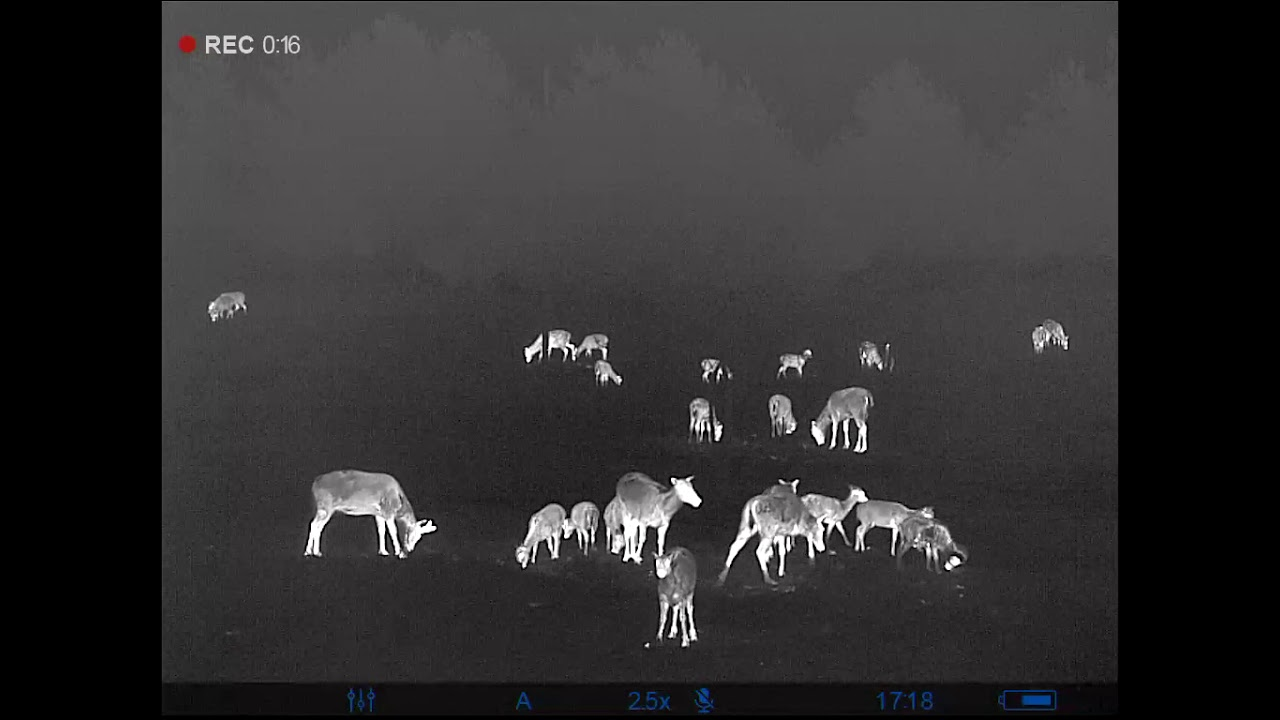
#> input picture thermal_images/whitehotthermal.jpg, 1280 x 720 px, given in place of WhiteHotThermal.mov, which was not available
$ python thermal_video_analysis_v3.py
#> lines starting #> are read from the running program, lines starting #| are printed output that depends on the picture; after the words box and inside, x2 and y2 are one past the last pixel; in counts of white or black regions, pixels touching at a corner belong together; pictures that were not available may be replaced by others from this repository, and a replacement may not be noted
# Change video input and video output paths accordingly.
# Image Blurring, Eroding, Dilating, Contour detection and bounding box printing have tunable parameters.
# Uncomment cv2.imshow comments for each image operation to view the result - if required
# Uncomment cv2.VideoWriter object and associated commands if saving video with detections
# Uncomment processing time calculation lines - if required

import cv2
import time
import numpy as np

# Declaration of tunable parameters as global variables
global Gaussian_Kernel, Gaussian_thres1, Gaussian_thres2, Erosion_Kernel, Erosion_Iterations, Dilation_Kernel, Dilation_Iterations

# Always set Kernel parameters as tuples/vectors, example: (7,7) and must always be square
Gaussian_Kernel = (15,15)
Gaussian_thres1 = 175
Gaussian_thres2 = 125
Erosion_Kernel = (11,11)
Erosion_Iterations = 12
Dilation_Kernel = (5,5)
Dilation_Iterations = 12

contour_complexity = 30
contour_size = 100
frame_step = 10

def calculateContourCentroid(contour):
    moments = cv2.moments(contour)
    cX = int(moments["m10"]/moments["m00"])
    cY = int(moments["m01"]/moments["m00"])
    return (cX, cY)

def calculateLinearCentroid(line):
    cX = line[1][0] - line[0][0]
    cY = line[1][1] - line[0][1]
    return (cX, cY)

# Input path to video
video_path = "C:\development\Thermal_Fire_Detection\Thermal_images\WhiteHotThermal.mov"

# Path for output video
#output_path = "Fire_Detect_v3.mp4"

# Create Video capture object
video_cap = cv2.VideoCapture(video_path)

# Check if video opened
if not video_cap.isOpened():
    print("Error opening video")
    exit()

# Get video properties
if video_cap.isOpened():
    width = int(video_cap.get(cv2.CAP_PROP_FRAME_WIDTH))
    height = int(video_cap.get(cv2.CAP_PROP_FRAME_HEIGHT))
    fps = int(video_cap.get(cv2.CAP_PROP_FPS))

# Create video writer object - uncomment to save output video
#fourcc = cv2.VideoWriter.fourcc(*'DIVX')
#output = cv2.VideoWriter(output_path, fourcc, fps, (width, height))

# Frame processing time collection array - Uncomment to calculate processing time
#processing_time = []

# Counter for frame extraction
i = 0

# Read video frame by frame
while True:
    #start_time = time.time() # uncomment to calculate processing time
    ret, frame = video_cap.read()
#> frame is the input picture: shape (720, 1280, 3); mean B, G, R 48.8, 48, 49.3

    # Exit the loop if there are no frames or if video is empty
    if not ret:
        break

    # Convert the image to grayscale
    img_gray = cv2.cvtColor(frame, cv2.COLOR_BGR2GRAY)

    # Calculate mean and standard deviation
    mean = np.mean(img_gray)
#> mean = 48.66
    std_dev = np.std(img_gray)
#> std_dev = 39.89
    #print("Mean pixel intensity =", mean, "\nStd. Deviation=", std_dev)

    # Establish threshold
    threshold = int(mean+(std_dev*2))
#> threshold = 128

    # Set failsafe for threshold
    if threshold>255:
        threshold = int(mean+std_dev)

    # Perform Gaussian Blurring
    img_blurred = cv2.GaussianBlur(img_gray, Gaussian_Kernel, Gaussian_thres1, Gaussian_thres2) # tune kernel size and thresholds for better results
    #cv2.imshow('Blurred Image', img_blurred)

    # Simple Thresholding (Pixel Intensity)
    threshold, simple_thresh = cv2.threshold(img_blurred, threshold, 255, cv2.THRESH_BINARY)
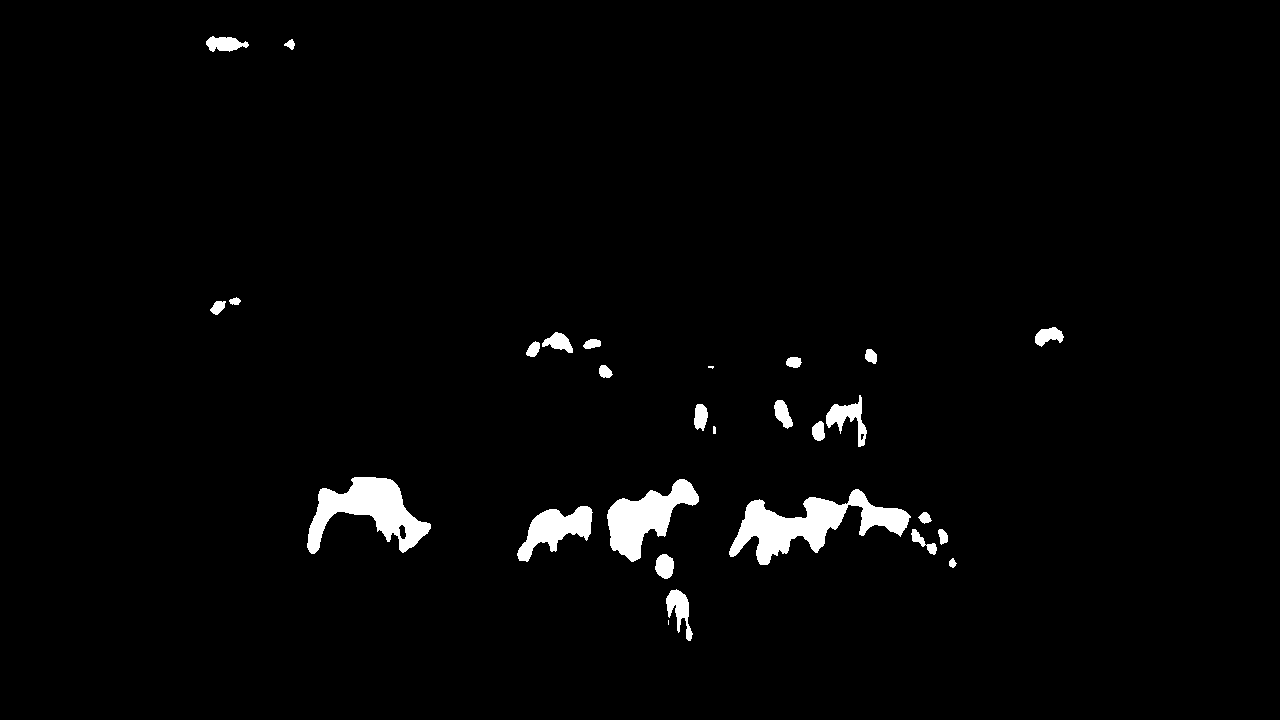
#> simple_thresh: shape (720, 1280); 2.2% white; 28 white regions (2 under 20 px), largest, box (x1, y1, x2, y2) and area: (729, 489, 911, 565) 5381, (307, 477, 431, 554) 4380, (607, 479, 699, 562) 3489
    #cv2.imshow('Simple Thresholded Image', simple_thresh)

    # Erode the image
    img_eroded = cv2.erode(simple_thresh, Erosion_Kernel, Erosion_Iterations) # tune kernel size and number of iterations
#> img_eroded: shape (720, 1280); 2.1% white; 29 white regions (2 under 20 px), largest, box (x1, y1, x2, y2) and area: (729, 490, 911, 565) 5186, (307, 478, 431, 554) 4246, (607, 480, 699, 562) 3396
    #cv2.imshow('Eroded Image', img_eroded)

    # Dilation of the image
    img_dilated = cv2.dilate(img_eroded, Dilation_Kernel, Dilation_Iterations) # same here
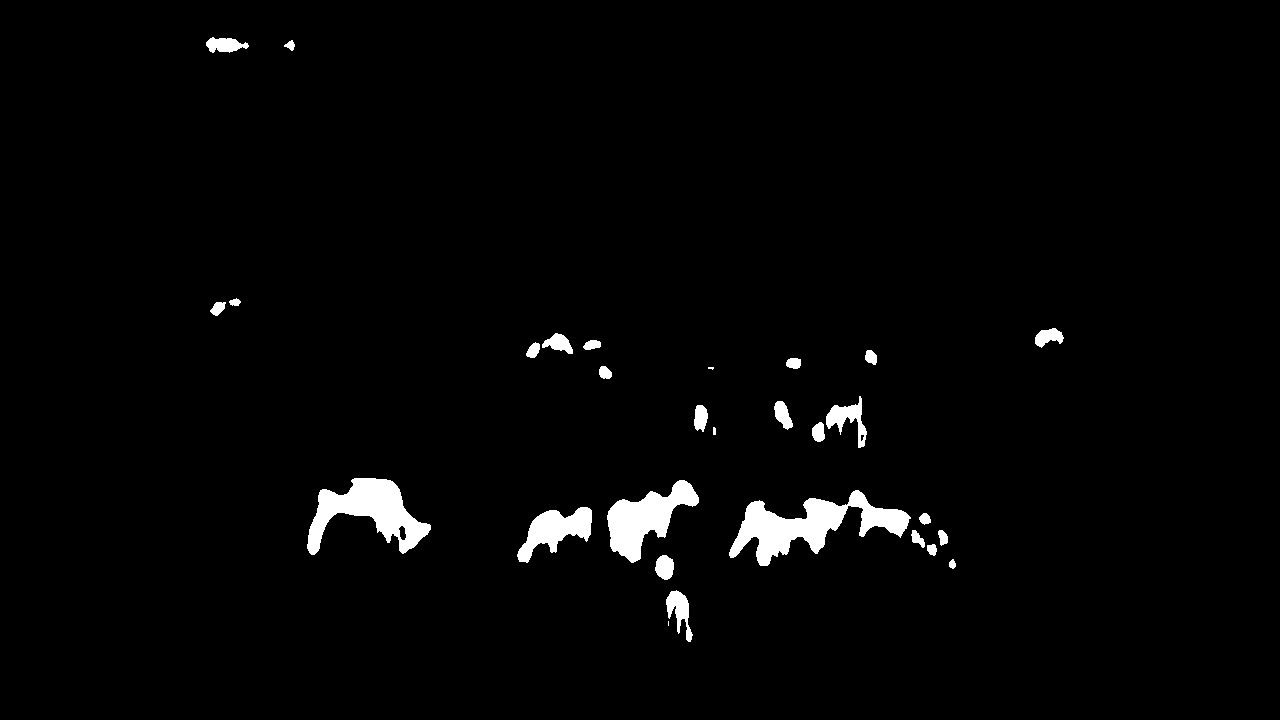
#> img_dilated: shape (720, 1280); 2.2% white; 29 white regions (2 under 20 px)
    #cv2.imshow('Dilated Image', img_dilated)

    # Find contours in the thresholded image
    contours, _ = cv2.findContours(img_dilated, cv2.RETR_EXTERNAL, cv2.CHAIN_APPROX_SIMPLE)
#> contours = 29 contours, 3 with area under 20; largest, box (x1, y1, x2, y2) and area: (729, 490, 911, 566) 5103, (307, 478, 431, 555) 4258, (607, 480, 699, 563) 3348, (517, 507, 592, 563) 1927, (826, 396, 867, 448) 720

    # Initialise list of centroids for every contour and centroid of main contour
    centroids = []
    main_contour_points = []
    main_contour_centroid = []

    # Draw bounding boxes around the contours
    for contour in contours:
        # Filter contours by number of points - associated with size and complexity
        if len(contour) < contour_complexity: # tunable parameter
            continue

        # Get area of contour to filter for size
        area = cv2.contourArea(contour)

        # Filter contours for area
        if area < contour_size: # tunable parameter
            continue

        # Calculate centroids of each contour
        if i%(frame_step) == 0: # tunable parameter
            (cX, cY) = calculateContourCentroid(contour)
            centroids.append((cX, cY))

        # Get the bounding rectangle for each contour
        x, y, w, h = cv2.boundingRect(contour)
        # Draw the bounding rectangle on the copy of the original image
        img_boxes = cv2.rectangle(frame, (x, y), (x + w, y + h), (0, 255, 0), 2)
#> this loop made 29 passes
#> (area, cX, cY, x, y, w, h) on passes 2, 4, 9, 10, 11, 12, 16, 17, 24, 25, 29: (567.5, 679, 609, 666, 590, 27, 52), (333.5, 664, 566, 655, 555, 19, 25), (1927, 555, 529, 517, 507, 75, 56), (5103, 809, 525, 729, 490, 182, 76), (3348.5, 644, 518, 607, 480, 92, 83), (4257.5, 369, 511, 307, 478, 124, 77), (295, 782, 414, 774, 401, 19, 29), (720, 847, 418, 826, 396, 41, 52), (324, 558, 342, 542, 333, 31, 21), (317.5, 1047, 336, 1035, 328, 29, 20), (404, 224, 44, 206, 37, 43, 16)
#> contour on pass 1: [[668, 621], [668, 625]]
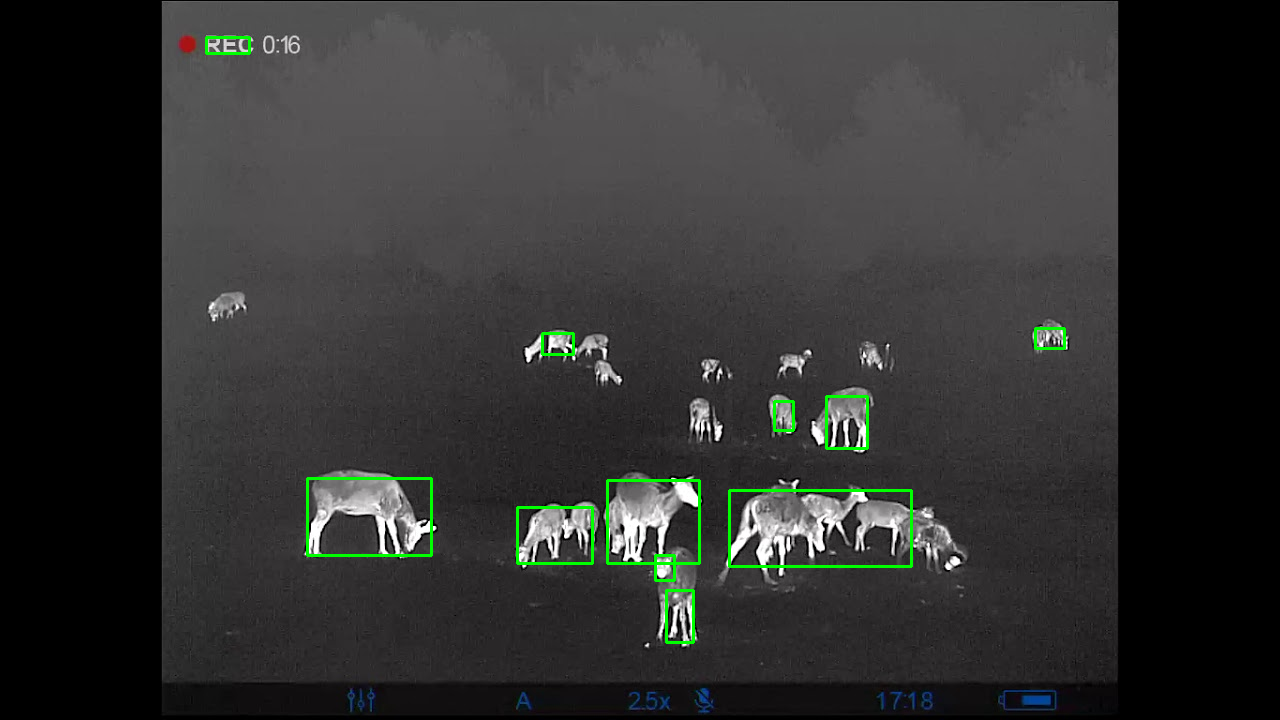
#> frame: shape (720, 1280, 3); 0.77% of pixels changed, all inside (x1, y1, x2, y2) = (205, 36, 1066, 644)
#> after the loop, centroids = [(679, 609), (664, 566), (555, 529), (809, 525), (644, 518), (369, 511), (782, 414), (847, 418), (558, 342), (1047, 336), (224, 44)]

    if len(centroids)>=1:
        if len(centroids)>=3:
            main_contour_points = np.array(centroids)
#> main_contour_points = [[679, 609], [664, 566], [555, 529], [809, 525], [644, 518], [369, 511], [782, 414], [847, 418], [558, 342], [1047, 336], [224, 44]]
            cv2.drawContours(frame, [main_contour_points], -1, (255, 0, 255), 4)
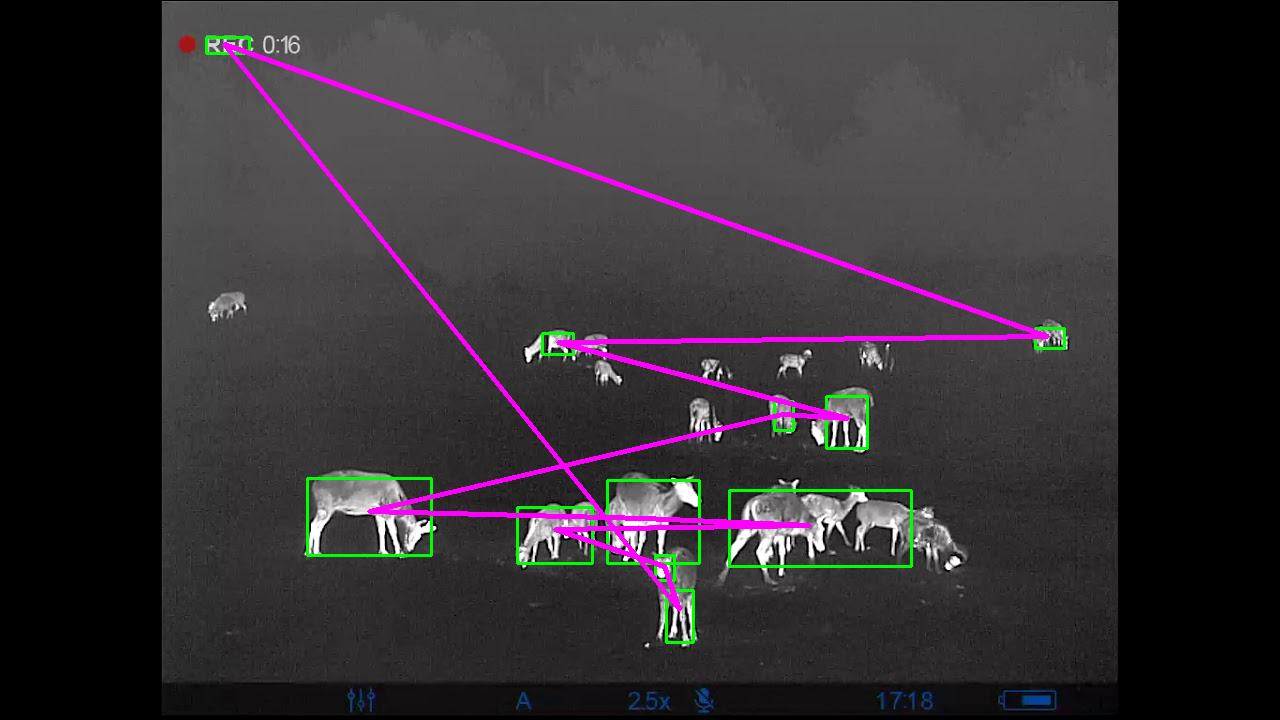
#> frame: shape (720, 1280, 3); 1.93% of pixels changed, all inside (x1, y1, x2, y2) = (222, 42, 1050, 612)
            main_contour_centroid = calculateContourCentroid(main_contour_points)
#> main_contour_centroid = (591, 260)

        elif len(centroids)==2:
            main_contour_centroid = calculateLinearCentroid(centroids)

        elif len(centroids)==1:
            main_contour_centroid = centroids[0]

    # Show frame with bounding boxes
    cv2.imshow('Hot Spots', frame)

    # Show Area of Interest centroid
    if main_contour_centroid:
        if all(point>0 for point in main_contour_centroid):
            print(main_contour_centroid)
#| (591, 260)

    # Increment frame extraction counter
    i +=1

    # Write frame with bounding boxes to output video - uncomment to save video with detections
    #output.write(frame)

    # Uncomment to calculate processing time for each frame
    #end_time = time.time()
    #processing_time.append(end_time-start_time)

    # Break statement
    if cv2.waitKey(1) & 0xFF == ord('q'):
#> (key q is pressed here)
        break

# Uncomment to print mean frame processing time
#print(np.mean(processing_time))

# Release the video writer object, video capture object and close windows
#output.release() # uncomment if saving output video
video_cap.release()
cv2.destroyAllWindows()
